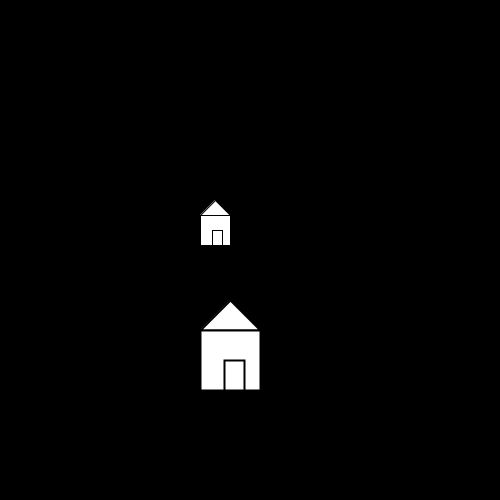
Frame 1 (no input)
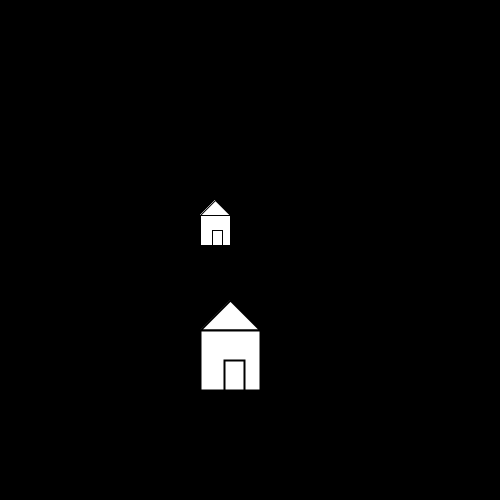
Frame 60 (the mouse pressed at the canvas centre just before this capture)
Frame 120 (the mouse held since frame 60 and released just before this capture): identical to frame 60, image omitted

The Processing sketch that drew these frames (run headless with seeded random() and noise(); from frame 60 on, the mouse is pressed at the canvas centre):

// Processing sketch: TraslationAndScale
// ── TraslationAndScale.pde
int x,y;


void setup(){
  size(500,500);
  background(0);
  
  x=200;
  y=200;
}

void draw(){

  
  triangle(x+15,y,x,y+15,x+30,y+15);
  rect(x,y+15,30,30);
  rect(x+12,y+30,10,15);

  
  
  pushMatrix();
  translate(-200,-100);
  scale(2.0);
  triangle(x+15,y,x,y+15,x+30,y+15);
  rect(x,y+15,30,30);
  rect(x+12,y+30,10,15);
  popMatrix();
  
}
